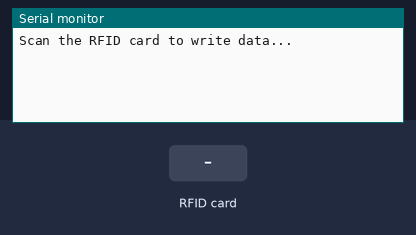
Recording of a sketch running on a simulated Arduino Uno, built with avr-gcc and run on an emulated ATmega328P. Parts: the last lines printed to the serial monitor. The inputs (shaded band) are chosen by the test bench.

Above: at 1.2 s.
1.3 s: RFID card 7B DB 1B 3B held to the reader
At 2.5 s:
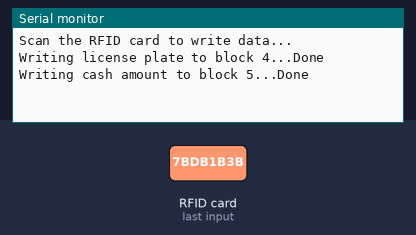
2.8 s: RFID card 5E 7A 19 C4 held to the reader
At 3.4 s:
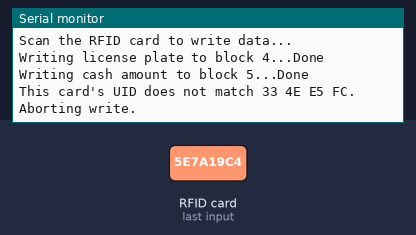

The sketch:

write_rfid_.ino
```cpp
#include <SPI.h>
#include <MFRC522.h>

#define RST_PIN 9
#define SS_PIN 10

MFRC522 rfid(SS_PIN, RST_PIN); // Create MFRC522 instance
MFRC522::MIFARE_Key key;

// Data to write
String licensePlate = "RAH972U"; // License plate
String cashAmount = "100000";    // Cash amount

void setup() {
  Serial.begin(9600);
  SPI.begin();
  rfid.PCD_Init();
  Serial.println("Scan the RFID card to write data...");

  // Prepare the default key (0xFF 0xFF 0xFF 0xFF 0xFF 0xFF)
  for (byte i = 0; i < 6; i++) {
    key.keyByte[i] = 0xFF;
  }
}

void loop() {
  // Check for a new card
  if (!rfid.PICC_IsNewCardPresent() || !rfid.PICC_ReadCardSerial()) {
    return;
  }

  // Verify the UID
  byte expectedUID[] = {0x7B, 0xDB, 0x1B, 0x3B};    // replace with card UID
  bool uidMatch = true;
  for (byte i = 0; i < rfid.uid.size; i++) {
    if (rfid.uid.uidByte[i] != expectedUID[i]) {
      uidMatch = false;
      break;
    }
  }

  if (!uidMatch) {
    Serial.println("This card's UID does not match 33 4E E5 FC. Aborting write."); //change
    rfid.PICC_HaltA();
    rfid.PCD_StopCrypto1();
    return;
  }

  // Authenticate for sector 1 (blocks 4-7) using key A
  byte sector = 1;
  byte blockAddr = 4; // Starting block for sector 1
  MFRC522::StatusCode status = rfid.PCD_Authenticate(MFRC522::PICC_CMD_MF_AUTH_KEY_A, blockAddr, &key, &(rfid.uid));
  if (status != MFRC522::STATUS_OK) {
    Serial.print("Authentication failed: ");
    Serial.println(rfid.GetStatusCodeName(status));
    return;
  }

  // Prepare data for block 4 (license plate)
  byte buffer[18]; // 16 bytes data + 2 bytes CRC
  byte size = 16;
  for (byte i = 0; i < size; i++) {
    buffer[i] = (i < licensePlate.length()) ? licensePlate[i] : ' '; // Pad with spaces
  }

  // Write to block 4
  Serial.print("Writing license plate to block 4...");
  status = rfid.MIFARE_Write(blockAddr, buffer, size);
  if (status != MFRC522::STATUS_OK) {
    Serial.print("Write failed: ");
    Serial.println(rfid.GetStatusCodeName(status));
    return;
  }
  Serial.println("Done");

  // Prepare data for block 5 (cash amount)
  blockAddr = 5;
  for (byte i = 0; i < size; i++) {
    buffer[i] = (i < cashAmount.length()) ? cashAmount[i] : ' '; // Pad with spaces
  }

  // Write to block 5
  Serial.print("Writing cash amount to block 5...");
  status = rfid.MIFARE_Write(blockAddr, buffer, size);
  if (status != MFRC522::STATUS_OK) {
    Serial.print("Write failed: ");
    Serial.println(rfid.GetStatusCodeName(status));
    return;
  }
  Serial.println("Done");

  // Halt PICC and stop encryption
  rfid.PICC_HaltA();
  rfid.PCD_StopCrypto1();
  delay(1000);
}
```

Measured:
- after the input at 1.3 s, the serial monitor: prints a new line at once (image 1)
- after the input at 2.8 s, the serial monitor: prints a new line at once (image 2)
